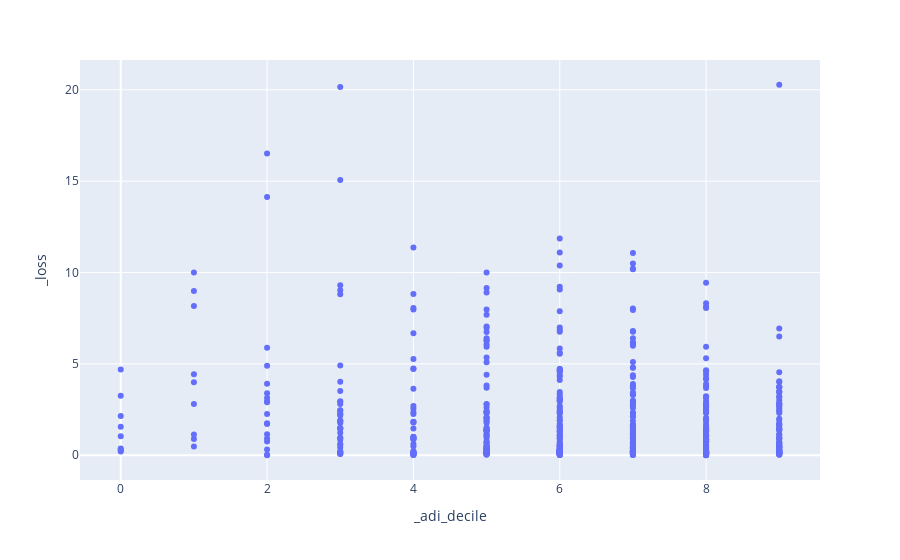

The cell this chart's notebook holds for it:
### Code cell
dfg = df.groupby(['_adi_decile','round_trip_hrs_mean']).agg(population=("population","sum")).reset_index()
scaler = MinMaxScaler()
dfg[['_population']] = scaler.fit_transform(dfg[['population']])
dfg['_loss'] = dfg['round_trip_hrs_mean'] * dfg['_population']
display(dfg.head())
px.scatter(dfg, x='_adi_decile', y='_loss')

### Figure 1 — Plotly figure (JSON) as saved in the notebook; plotly's stock layout.template omitted (floating-point values rounded to 4 significant figures; data arrays with more than 128 entries replaced by an {"elided": "..."} marker saying what was removed)
{"data": [{"hovertemplate": "_adi_decile=%{x}<br>_loss=%{y}<extra></extra>", "legendgroup": "", "marker": {"color": "#636efa", "symbol": "circle"}, "mode": "markers", "name": "", "orientation": "v", "showlegend": false, "type": "scatter", "x": {"elided": "565 int values"}, "xaxis": "x", "y": {"elided": "565 float values"}, "yaxis": "y"}], "layout": {"legend": {"tracegroupgap": 0}, "margin": {"t": 60}, "xaxis": {"anchor": "y", "domain": [0, 1], "title": {"text": "_adi_decile"}}, "yaxis": {"anchor": "x", "domain": [0, 1], "title": {"text": "_loss"}}}}
